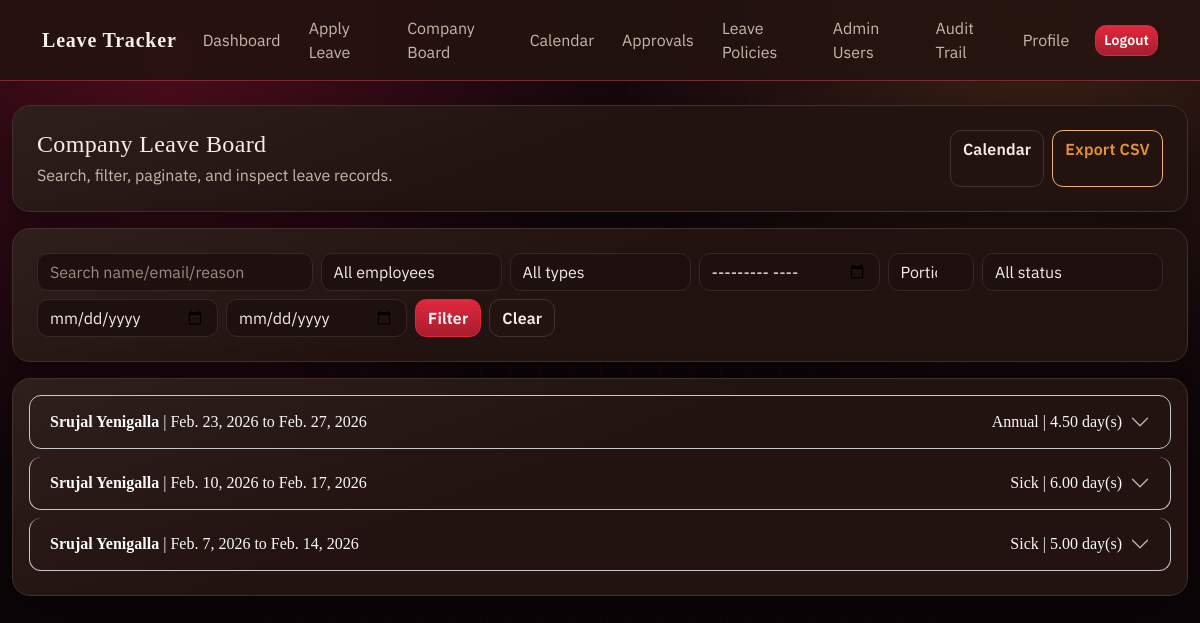
/leave/company/ (signed in), run on the app's committed database.
### leaves/models.py (models this page shows, shortened)
class LeaveRequest(models.Model):
    class Portion(models.TextChoices):
        FULL = "FULL", "Full day"
        HALF = "HALF", "Half day"
        QUARTER = "QUARTER", "Quarter day"
    class Status(models.TextChoices):
        PENDING = "PENDING", "Pending"
        APPROVED = "APPROVED", "Approved"
        REJECTED = "REJECTED", "Rejected"
        CANCELLED = "CANCELLED", "Cancelled"
    organization = models.ForeignKey(
        "organization.Company",
        on_delete=models.CASCADE,
        null=True,
        blank=True,
        related_name="leave_requests",
    )
    employee = models.ForeignKey(settings.AUTH_USER_MODEL, on_delete=models.CASCADE, related_name="leave_requests")
    leave_type = models.ForeignKey(LeaveType, on_delete=models.PROTECT, related_name="requests")
    leave_label = models.CharField(max_length=120, blank=True, default="")
    reason_preset = models.ForeignKey(LeaveReasonPreset, null=True, blank=True, on_delete=models.SET_NULL)
    reason_text = models.TextField(blank=True, default="")
    start_date = models.DateField()
    end_date = models.DateField()
    portion = models.CharField(max_length=12, choices=Portion.choices, default=Portion.FULL)
    requested_units = models.DecimalField(max_digits=6, decimal_places=2, default=Decimal("0.00"))
    status = models.CharField(max_length=12, choices=Status.choices, default=Status.PENDING)
    approver = models.ForeignKey(
        settings.AUTH_USER_MODEL,
        null=True,
        blank=True,
        on_delete=models.SET_NULL,
        related_name="reviewed_leave_requests",
    )
    manager_note = models.TextField(blank=True, default="")
    created_at = models.DateTimeField(auto_now_add=True)
    updated_at = models.DateTimeField(auto_now=True)
    approved_at = models.DateTimeField(null=True, blank=True)
    rejected_at = models.DateTimeField(null=True, blank=True)
    cancelled_at = models.DateTimeField(null=True, blank=True)
    is_deleted = models.BooleanField(default=False)
    class Meta:
        ordering = ["-created_at"]
        indexes = [
            models.Index(fields=["organization", "-created_at"]),
            models.Index(fields=["organization", "status"]),
            models.Index(fields=["employee", "-created_at"]),
            models.Index(fields=["start_date", "end_date"]),
            models.Index(fields=["status"]),
        ]
    @property
    def display_reason(self) -> str:
        return self.reason_text or (self.reason_preset.label if self.reason_preset_id else "")

class LeaveType(models.Model):
    organization = models.ForeignKey(
        "organization.Company",
        on_delete=models.CASCADE,
        null=True,
        blank=True,
        related_name="leave_types",
    )
    name = models.CharField(max_length=80)
    max_days = models.PositiveIntegerField(default=0)
    is_paid = models.BooleanField(default=True)
    active = models.BooleanField(default=True)
    created_at = models.DateTimeField(auto_now_add=True)
    class Meta:
        ordering = ["name"]
        unique_together = [("organization", "name")]
        indexes = [
            models.Index(fields=["organization", "active"]),
        ]

### users/models.py (models this page shows, shortened)
class User(AbstractUser):
    class Role(models.TextChoices):
        EMPLOYEE = "EMPLOYEE", "Employee"
        MANAGER = "MANAGER", "Manager"
        HR = "HR", "HR"
    class PortalAccess(models.TextChoices):
        MAIN = "MAIN", "Main Leave Tracker"
        ORGANIZATION = "ORGANIZATION", "Organization Server"
        BOTH = "BOTH", "Both Trackers"
    role = models.CharField(max_length=16, choices=Role.choices, default=Role.EMPLOYEE)
    organization = models.ForeignKey(
        "organization.Company",
        on_delete=models.PROTECT,
        null=True,
        blank=True,
        related_name="users",
    )
    manager = models.ForeignKey(
        "self",
        on_delete=models.SET_NULL,
        null=True,
        blank=True,
        related_name="team_members",
        limit_choices_to={"role": Role.MANAGER},
    )
    created_by = models.ForeignKey(
        "self",
        on_delete=models.SET_NULL,
        null=True,
        blank=True,
        related_name="created_users",
        help_text="User who created this account.",
    )
    created_in_organization = models.ForeignKey(
        "organization.Company",
        on_delete=models.SET_NULL,
        null=True,
        blank=True,
        related_name="org_server_created_users",
        help_text="Organization context used when this user was created.",
    )
    portal_access = models.CharField(
        max_length=16,
        choices=PortalAccess.choices,
        default=PortalAccess.BOTH,
        help_text="Controls whether user can login to Main tracker, Organization server, or both.",
    )

### leaves/views.py (the view)
# urls.py: path("company/", views.company_board, name="company_board"),
@login_required
def company_board(request):
    company = _current_company(request)
    queryset, filters = _base_company_queryset(request)
    paginator = Paginator(queryset, 12)
    page_obj = paginator.get_page(request.GET.get("page") or 1)
    highlight = (request.GET.get("highlight") or "").strip()
    return render(
        request,
        "leaves/company_board.html",
        {
            "leaves": list(page_obj.object_list),
            "page_obj": page_obj,
            "filters": filters,
            "employees": User.objects.filter(
                organization=company,
            ).order_by("first_name", "last_name", "username"),
            "leave_types": LeaveType.objects.filter(active=True, organization=company).order_by("name"),
            "highlight_id": highlight,
        },
    )

### leaves/views.py (called while the page is built, shortened)
def _current_company(request):
    company = resolve_company(request.user)
    if company:
        return company

### organization/services.py (called while the page is built, shortened)
def resolve_company(user, company_id: int | None = None) -> Company | None:
    if getattr(user, "organization_id", None):
        company = Company.objects.filter(id=user.organization_id, active=True).first()
        if company:
            return company
    employee = EmployeeRecord.objects.filter(user=user).select_related("company").first()
    if employee:
        return employee.company
    return Company.objects.filter(active=True).order_by("id").first()

### portal/context_processors.py (called while the page is built)
def portal_globals(request):
    return {
        "APP_NAME": "Leave Tracker",
    }

### templates/leaves/company_board.html (shortened to what this page needs)
{% extends "base.html" %}
{% block content %}
<section class="samurai-card p-4 mb-3">
  <div class="d-flex flex-wrap justify-content-between gap-2">
    <div>
      <h1 class="h4 mb-1">Company Leave Board</h1>
      <p class="muted mb-0">Search, filter, paginate, and inspect leave records.</p>
    </div>
    <div class="d-flex gap-2">
      <a class="btn btn-outline-light" href="{% url 'leaves:team_calendar' %}">Calendar</a>
      {% if user.admin_account or user.role == "HR" %}
        <a class="btn btn-outline-warning" href="{% url 'leaves:export_csv' %}?q={{ filters.q }}&employee={{ filters.employee }}&leave_type={{ filters.leave_type }}&month={{ filters.month }}&portion={{ filters.portion }}&status={{ filters.status }}&date_from={{ filters.date_from }}&date_to={{ filters.date_to }}">Export CSV</a>
      {% endif %}
    </div>
  </div>
</section>
<section class="samurai-card p-4 mb-3">
  <form method="get" class="row g-2">
    <div class="col-md-3"><input class="form-control" name="q" value="{{ filters.q }}" placeholder="Search name/email/reason"></div>
    <div class="col-md-2">
      <select class="form-select" name="employee">
        <option value="">All employees</option>
      </select>
    </div>
    <div class="col-md-2">
      <select class="form-select" name="leave_type">
        <option value="">All types</option>
      </select>
    </div>
    <div class="col-md-2">
      <input class="form-control" type="month" name="month" value="{{ filters.month }}">
    </div>
    <div class="col-md-1">
      <select class="form-select" name="portion">
        <option value="">Portion</option>
      </select>
    </div>
    <div class="col-md-2">
      <select class="form-select" name="status">
        <option value="">All status</option>
      </select>
    </div>
    <div class="col-md-2"><input class="form-control" type="date" name="date_from" value="{{ filters.date_from }}"></div>
    <div class="col-md-2"><input class="form-control" type="date" name="date_to" value="{{ filters.date_to }}"></div>
    <div class="col-md-2 d-flex gap-2">
      <button class="btn btn-danger" type="submit">Filter</button>
      <a class="btn btn-outline-light" href="{% url 'leaves:company_board' %}">Clear</a>
    </div>
  </form>
</section>
<section class="samurai-card p-3">
  {% if leaves %}
    <div class="accordion" id="leaveAccordion">
      {% for req in leaves %}
        <div class="accordion-item bg-transparent text-light border-secondary-subtle">
          <h2 class="accordion-header">
            <button class="accordion-button collapsed bg-transparent text-light {% if highlight_id == req.id|stringformat:'s' %}row-highlight{% endif %}" type="button" data-bs-toggle="collapse" data-bs-target="#item{{ req.id }}">
              <div class="d-flex w-100 justify-content-between pe-2">
                <span><b>{{ req.employee.get_full_name|default:req.employee.username }}</b> | {{ req.start_date }} to {{ req.end_date }}</span>
                <span>{{ req.leave_type.name }} | {{ req.requested_units }} day(s)</span>
              </div>
            </button>
          </h2>
        </div>
      {% endfor %}
    </div>
  {% else %}
    <div class="empty-state">
      <h3 class="h5">No leaves found</h3>
      <p class="muted">Try changing filters or create a leave request.</p>
      <a class="btn btn-danger" href="{% url 'leaves:apply_leave' %}">Apply Leave</a>
    </div>
  {% endif %}
</section>
{% endblock %}

### static/css/app.css (style rules this page uses)
:root { --background: 8 42% 6%; --foreground: 34 46% 93%; --muted-foreground: 30 20% 72%; --card: 8 36% 10%; --card-foreground: 34 46% 93%; --border: 8 18% 22%; --input: 8 20% 18%; --ring: 353 76% 52%; --primary: 353 76% 52%; --primary-foreground: 0 0% 100%; --secondary: 33 76% 54%; --secondary-foreground: 12 80% 8%; --destructive: 0 78% 52%; --destructive-foreground: 0 0% 100%; --success: 142 60% 36%; --warning: 42 94% 54%; --radius: 14px; --radius-sm: 10px; --radius-lg: 18px; --shadow-lg: 0 24px 48px rgba(0, 0, 0, 0.45); }
*, *::before, *::after { box-sizing: border-box; }
body { margin: 0; min-height: 100vh; color: hsl(var(--foreground)); font-family: "IBM Plex Sans", sans-serif; background: radial-gradient(circle at 14% 8%, rgba(226, 29, 72, 0.25), transparent 34%), radial-gradient(circle at 86% 0%, rgba(229, 152, 61, 0.18), transparent 32%), linear-gradient(180deg, #17080d 0%, #0e0608 65%, #090507 100%); }
.card, .samurai-card { border: 1px solid hsl(var(--border)); border-radius: var(--radius-lg); color: hsl(var(--card-foreground)); background: linear-gradient(160deg, rgba(255, 255, 255, 0.05), transparent 45%), hsl(var(--card)); box-shadow: var(--shadow-lg); }
h1, h2, h3, h4 { margin-top: 0; color: hsl(var(--foreground)); font-family: "Noto Serif JP", serif; letter-spacing: 0.015em; }
.muted { color: hsl(var(--muted-foreground)) !important; }
a { color: color-mix(in srgb, hsl(var(--secondary)) 84%, white 16%); text-decoration: none; }
.btn { border-radius: calc(var(--radius) - 3px); border-width: 1px; font-weight: 600; letter-spacing: 0.01em; transition: all 160ms ease; }
.btn-danger { border-color: hsl(var(--primary)); color: hsl(var(--primary-foreground)); background: linear-gradient(180deg, hsl(var(--primary)) 0%, color-mix(in srgb, hsl(var(--primary)) 74%, #000 26%) 100%); }
.btn-outline-light { border-color: hsl(var(--border)); color: hsl(var(--foreground)); background: transparent; }
.btn-outline-warning { border-color: color-mix(in srgb, hsl(var(--secondary)) 72%, #fff 28%); color: hsl(var(--secondary)); }
.form-control, .form-select { border-radius: calc(var(--radius) - 3px); border: 1px solid hsl(var(--input)); color: hsl(var(--foreground)); background: color-mix(in srgb, hsl(var(--card)) 86%, black 14%); }
.form-control::placeholder { color: color-mix(in srgb, hsl(var(--muted-foreground)) 74%, transparent); }
.accordion-item { border: 1px solid hsl(var(--border)); border-radius: calc(var(--radius) - 2px) !important; overflow: hidden; margin-bottom: 0.5rem; background: hsl(var(--card)); }
.accordion-button { color: hsl(var(--foreground)); background: color-mix(in srgb, hsl(var(--card)) 89%, #fff 4%); border: 0; box-shadow: none !important; }
.accordion-button::after { filter: invert(1) contrast(0.6); }

### data on the page
LeaveRequest: employee.get_full_name "Srujal Yenigalla", start_date "Feb. 23, 2026", end_date "Feb. 27, 2026", leave_type.name "Annual", requested_units "4.50"
LeaveRequest: employee.get_full_name "Srujal Yenigalla", start_date "Feb. 10, 2026", end_date "Feb. 17, 2026", leave_type.name "Sick", requested_units "6.00"
LeaveRequest: employee.get_full_name "Srujal Yenigalla", start_date "Feb. 7, 2026", end_date "Feb. 14, 2026", leave_type.name "Sick", requested_units "5.00"

### other printed values
{{ APP_NAME }} "Leave Tracker"
